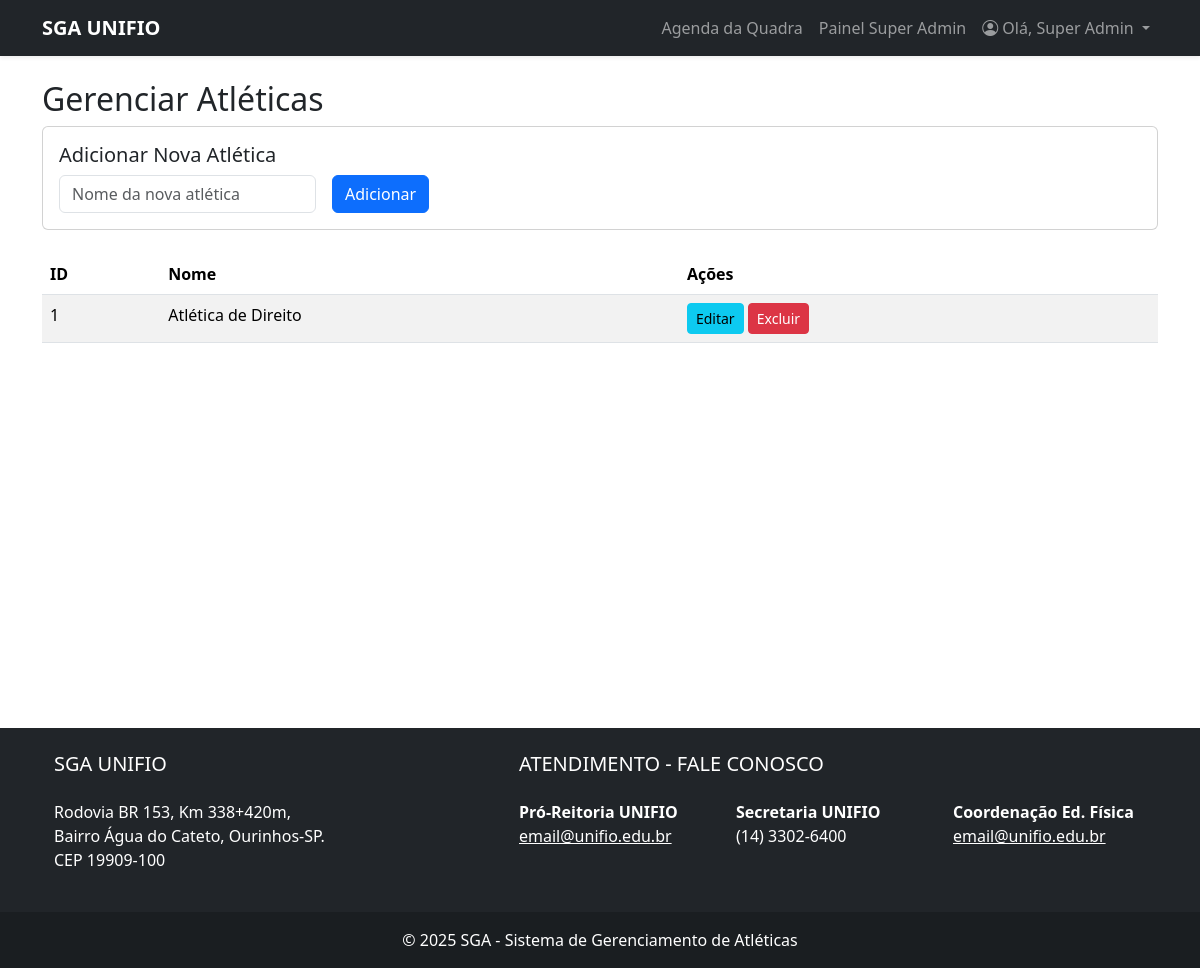
/super_admin/gerenciar_atleticas.php (signed in), run on an earlier commit of the app's database.
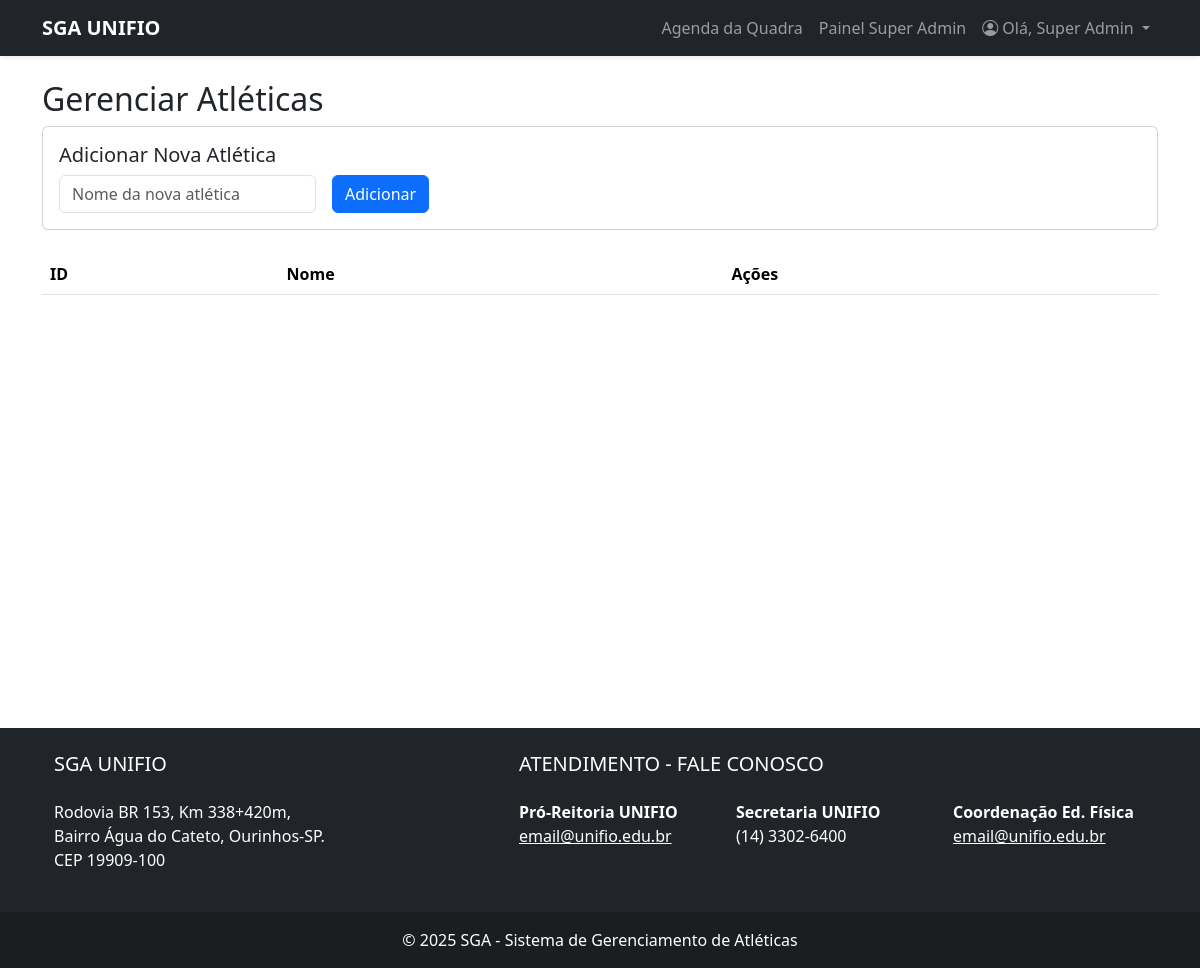
And on a later commit of the database.
### tables this page shows
CREATE TABLE `atleticas` (
  `id` int(11) NOT NULL,
  `nome` varchar(255) NOT NULL,
  `descricao` text DEFAULT NULL,
  `logo_url` varchar(255) DEFAULT NULL
);

### super_admin/gerenciar_atleticas.php (the view, shortened to what this page needs)
<?php
require_once '../config.php';
$atleticas = $conexao->query("SELECT * FROM atleticas ORDER BY nome ASC");
?>
<?php include '../templates/header.php'; ?>
    <h2>Gerenciar Atléticas</h2>
    <div class="card mb-4"><div class="card-body">
            <h5>Adicionar Nova Atlética</h5>
            <form method="post" class="row g-3 align-items-center">
                <div class="col-auto"><input type="text" name="nome" class="form-control" placeholder="Nome da nova atlética" required></div>
                <div class="col-auto"><button type="submit" name="add_atletica" class="btn btn-primary">Adicionar</button></div>
            </form>
        </div></div>
    <table class="table table-striped">
        <thead><tr><th>ID</th><th>Nome</th><th>Ações</th></tr></thead>
        <tbody>
        <?php while($row = $atleticas->fetch_assoc()): ?>
            <tr>
                <td><?php echo $row['id']; ?></td>
                <td><?php echo htmlspecialchars($row['nome']); ?></td>
                <td>
                    <a href="editar_atletica.php?id=<?php echo $row['id']; ?>" class="btn btn-sm btn-info">Editar</a>
                    <form method="post" class="d-inline" onsubmit="return confirm('Atenção! Excluir uma atlética pode desvincular cursos. Deseja continuar?');">
                        <button type="submit" name="delete_atletica" class="btn btn-sm btn-danger">Excluir</button>
                    </form>
                </td>
            </tr>
        <?php endwhile; ?>
        </tbody>
    </table>
<?php include '../templates/footer.php'; ?>

What changed in the data, as far as the page shows it:
removed atleticas: id "1", nome "Atlética de Direito"
